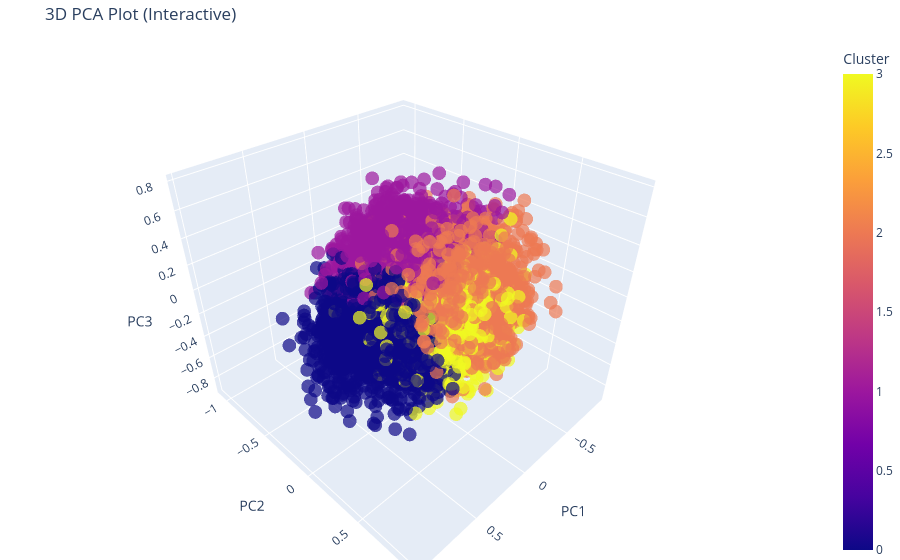

Here is the notebook cell this chart was saved with:
### Markdown cell above
## PCA

### Code cell
import plotly.express as px

fig = px.scatter_3d(
    pca_df, 
    x='PC1', 
    y='PC2', 
    z='PC3',
    color='Cluster',
    title='3D PCA Plot (Interactive)',
    opacity=0.7,
    size_max=5
)

# Update layout for a cleaner look
fig.update_layout(margin=dict(l=0, r=0, b=0, t=40))
fig.show()

### Figure 1 — Plotly figure (JSON) as saved in the notebook; plotly's stock layout.template omitted (floating-point values rounded to 4 significant figures; data arrays with more than 128 entries replaced by an {"elided": "..."} marker saying what was removed)
{"data": [{"hovertemplate": "PC1=%{x}<br>PC2=%{y}<br>PC3=%{z}<br>Cluster=%{marker.color}<extra></extra>", "legendgroup": "", "marker": {"color": {"elided": "8556 int values"}, "coloraxis": "coloraxis", "opacity": 0.7, "symbol": "circle"}, "mode": "markers", "name": "", "scene": "scene", "showlegend": false, "type": "scatter3d", "x": {"elided": "8556 float values"}, "y": {"elided": "8556 float values"}, "z": {"elided": "8556 float values"}}], "layout": {"coloraxis": {"colorbar": {"title": {"text": "Cluster"}}, "colorscale": [[0, "#0d0887"], [0.1111, "#46039f"], [0.2222, "#7201a8"], [0.3333, "#9c179e"], [0.4444, "#bd3786"], [0.5556, "#d8576b"], [0.6667, "#ed7953"], [0.7778, "#fb9f3a"], [0.8889, "#fdca26"], [1, "#f0f921"]]}, "legend": {"tracegroupgap": 0}, "margin": {"b": 0, "l": 0, "r": 0, "t": 40}, "scene": {"domain": {"x": [0, 1], "y": [0, 1]}, "xaxis": {"title": {"text": "PC1"}}, "yaxis": {"title": {"text": "PC2"}}, "zaxis": {"title": {"text": "PC3"}}}, "title": {"text": "3D PCA Plot (Interactive)"}}}
